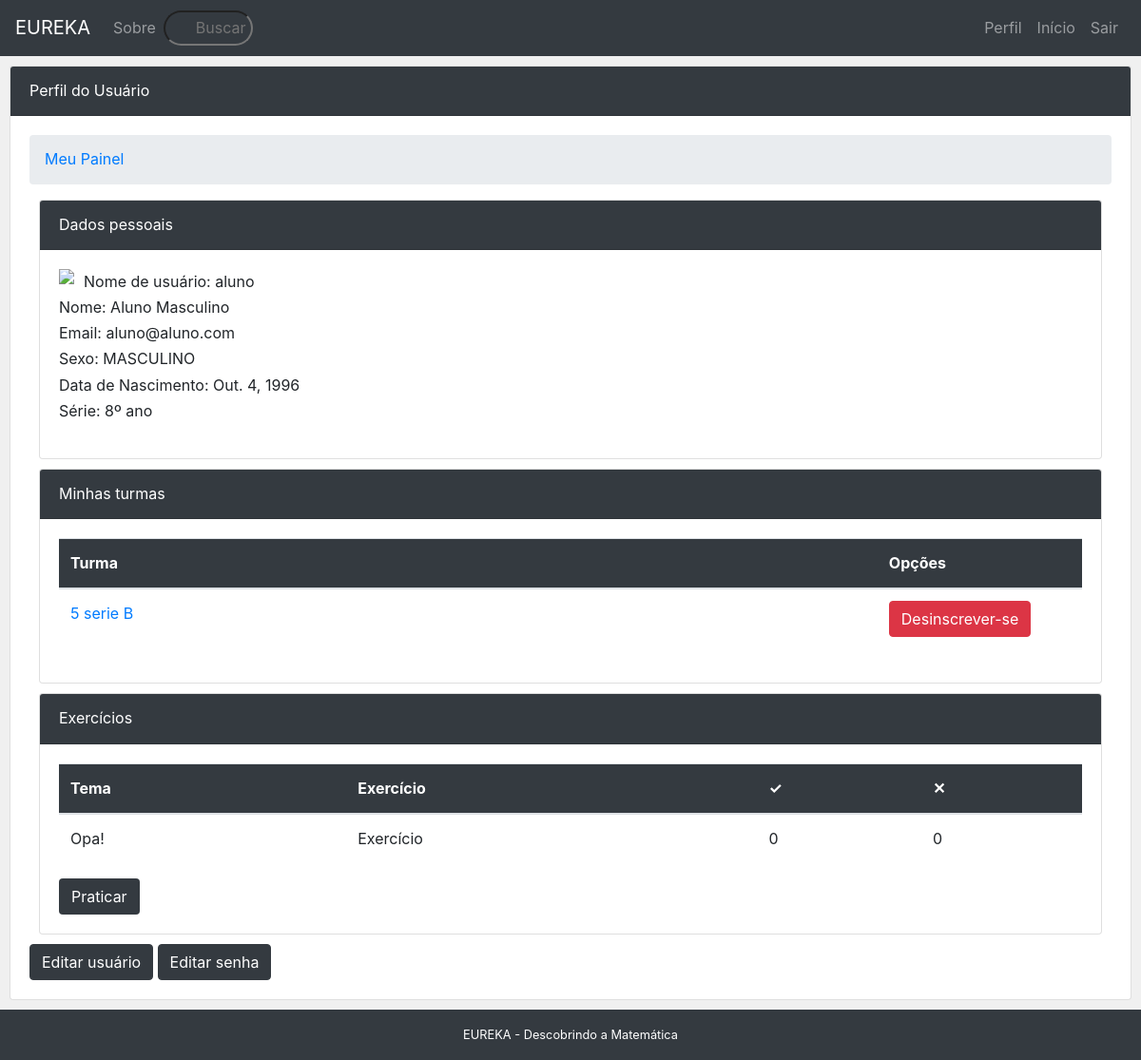
The app's page /usuario/ (signed in), older data.
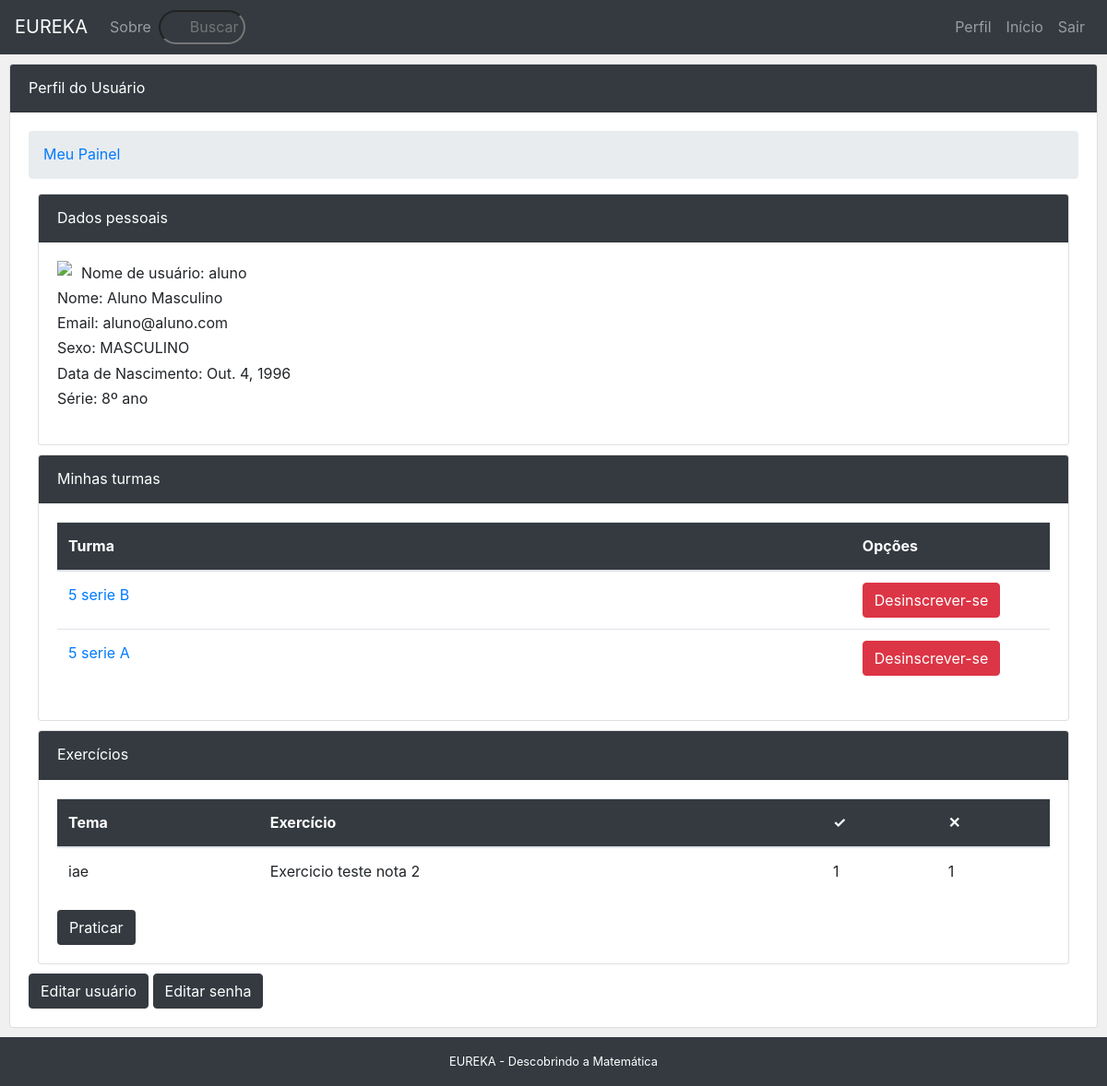
The same page, newer data.
### core/models.py (models this page shows)
class Aluno_Turma(models.Model):
	turma_id = models.ForeignKey('Turma', related_name = 'matriculas', on_delete=models.CASCADE)
	aluno_id = models.ForeignKey(get_user_model(), verbose_name = 'Usuário', related_name = 'matriculas', on_delete=models.CASCADE, null = True)
	class Meta:
		verbose_name = 'Inscrição'
		verbose_name_plural = 'Inscrições'
		unique_together = (('aluno_id','turma_id'),)

class Turma(models.Model):
	COURSE_OPTIONS = (
		('PUBLICA', 'Pública'),
		('PRIVADA', 'Privada'),
	)
	name = models.CharField('Nome', max_length=100)
	course_type = models.CharField('Tipo', max_length=9, choices=COURSE_OPTIONS, default='PUBLICA')
	responsible = models.ForeignKey('Usuario', verbose_name='Responsável', on_delete=models.CASCADE)
	created_at = models.DateTimeField('Criado em', auto_now_add=True)
	updated_at = models.DateTimeField('Atualizado em', auto_now=True)
	def __str__(self):
		return self.name

class Aluno_Exercicio(models.Model):
	exercicio_id = models.ForeignKey('Exercicio', verbose_name='Exercício', on_delete=models.CASCADE, default=1)
	aluno_id = models.ForeignKey('Usuario', on_delete=models.CASCADE, default=1)
	corrects = models.IntegerField('Certos', default=0)
	wrongs = models.IntegerField('Errados', default=0)
	score = models.FloatField('Nota final', blank=True, null=True)
	score_2 = models.FloatField('Nota da prática', blank=True, null=True)
	def __str__(self):
		return self.aluno_id.name+" concluiu o exercício "+self.exercicio_id.name

class Exercicio(models.Model):
	name = models.CharField('Nome', max_length=100, default='Exercicio')
	tema_id = models.ForeignKey('Tema', on_delete=models.CASCADE, default=1)
	multiple_times = models.BooleanField('Pode ser feito mais de uma vez', default=False)
	created_at = models.DateTimeField('Criado em', auto_now_add=True)
	updated_at = models.DateTimeField('Atualizado em', auto_now=True)
	class_id = models.ForeignKey('Aula', verbose_name='Aula', on_delete=models.CASCADE, blank=True, null=True)
	def __str__(self):
		return self.name

class Tema(models.Model):
	name = models.CharField('Nome', max_length=100)
	turma_id = models.ForeignKey('Turma', on_delete=models.CASCADE, blank=True, null=True)
	responsible = models.ForeignKey('Usuario', verbose_name='Responsável', on_delete=models.CASCADE)
	created_at = models.DateTimeField('Criado em', auto_now_add=True)
	updated_at = models.DateTimeField('Atualizado em', auto_now=True)
	def __str__(self):
		return self.name

### core/views/user.py (the view)
# urls.py: path('usuario/', views.usuario, name='usuario'),
@login_required
def usuario(request):
	turmas = Turma.objects.filter(responsible= request.user)
	aluno_exercicios = Aluno_Exercicio.objects.filter(aluno_id=request.user)
	print(aluno_exercicios)
	context = {
		'turmas' : turmas,
		'aluno_exercicios' : aluno_exercicios
	}
	return render(request,'user/usuario.html', context)

### core/models.py (called while the page is built)
	def __str__(self):
		return self.name

### core/templatetags/version.py (called while the page is built)
@register.simple_tag
def load_my_courses(user):
	return Aluno_Turma.objects.filter(aluno_id=user)

### core/templates/user/usuario.html (shortened to what this page needs)
{% extends "base.html" %}
{% load version %}
{% block content %}
<div class="card cardEspecial">
	<div class="card-header bg-dark text-white">
		Perfil do Usuário
	</div>
	<div class="card-body">
		<div class="pure-u-1">
			<ul class="breadcrumb">
				{% block breadcrumb %}
				<li><a href="{% url 'usuario' %}">Meu Painel</a></li>
				{% endblock %}
			</ul>
		</div>
		<div>
			{% block dashboard_content %}
				<div class="card">
					<div class="card-header bg-dark text-white">
						Dados pessoais
					</div>
					<div class="card-body">
						{% if user.image %}
						<img src="{{ user.image.url }}"style=" width: 150px; height: 170px; margin-right: 10px;" class="img-fluid" align="left">
						{% else %}
						<img src="https://www.cisidat.org.mx/home/wp-content/uploads/2016/10/no-user.jpg" style="max-width:150px; margin-right: 10px;" class="img-fluid" align="left">
						{% endif %}
						<p>Nome de usuário: {{user.username}}<br>
						Nome: {{user.name}}<br>
						Email: {{user.email}}<br>
						Sexo: {{user.gender}}<br>
						Data de Nascimento: {{user.birth_date}}<br>
						{% if user.user_type == 'ALUNO' %}
						Série: {{user.grade}}º ano<br></p>
						{% endif %}
					</div>
				</div>
				<div class="card cardEspecial">
					<div class="card-header bg-dark text-white">
						Minhas turmas
					</div>
					<div class="card-body">
						<div class="table-responsive">
							<table class="table">
								<thead class="bg-dark text-white">
									<tr>
										<th scope="col">Turma</th>
										<th scope="col" style="width: 20%">Opções</th>
									</tr>
								</thead>
								<tbody>
								{% if user.user_type == 'ALUNO' %}
									{% load_my_courses user as matriculas %}
									{% for matricula in matriculas %}
										<tr>
											<td><a href="{% url 'turma' matricula.turma_id.pk %}">{{ matricula.turma_id }}</a></td>
											<td><a href="{% url 'desmatricular' matricula.turma_id.pk %}" class="btn btn-danger">Desinscrever-se</a></td>
										</tr>
									{% empty %}
										<tr>
											<td>Nenhuma turma disponível...</td>
										</tr>
									{% endfor %}
								{% endif %}
							  </tbody>
							</table>
						</div>
					</div>
				</div>
				{% if user.user_type == 'ALUNO' %}
				<div class="card cardEspecial">
					<div class="card-header bg-dark text-white">
						Exercícios
					</div>
					<div class="card-body">
						<div class="table-responsive">
							<table class="table">
								<thead class="bg-dark text-white">
									<tr>
										<th scope="col">Tema</th>
										<th scope="col">Exercício</th>
										<th scope="col">&#10003;</th>
										<th scope="col">&#10005;</th>
									</tr>
								</thead>
								<tbody>
									{% for aluno_exercicio in aluno_exercicios %}
										<tr>
											<td>{{aluno_exercicio.exercicio_id.tema_id}}</td>
											<td>{{aluno_exercicio.exercicio_id}}</td>
											<td>{{aluno_exercicio.corrects}}</td>
											<td>{{aluno_exercicio.wrongs}}</td>
										</tr>
									{% empty %}
										<tr>
											<td>Nenhum exercício disponível...</td>
										</tr>
									{% endfor %}
							  </tbody>
							</table>
						</div>
						<a href="#" class="btn bg-dark text-white">Praticar</a>
					</div>
				</div>
				{% endif %}
				<form action="{% url 'editar_usuario' %}" style="display:inline-block;">
					<input type="submit" value="Editar usuário" class="btn btn-dark"/>
				</form>
				<form action="{% url 'editar_senha' %}" style="display:inline-block;">
					<input type="submit" value="Editar senha" class="btn btn-dark"/>
				</form>
			{% endblock %}
		</div>
	</div>
</div>
{% endblock %}

Row changes from the older to the newer data that the page shows:
removed Aluno_Exercicio: exercicio_id.tema_id "Opa!", exercicio_id "Exercício", corrects "0", wrongs "0"
added Aluno_Turma: turma_id "5 serie A"
added Aluno_Exercicio: exercicio_id.tema_id "iae", exercicio_id "Exercicio teste nota 2", corrects "1", wrongs "1"
